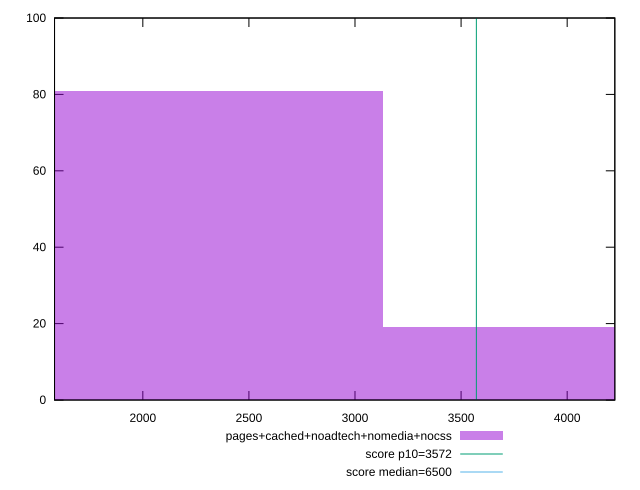

Generate this figure with gnuplot:
reset

$pagesCachedNoadtechNomediaNocss <<EOF
4173.726049838622 19
2086.863024919311 81
EOF

set key outside below
set boxwidth 2086.863024919311
set xrange [1583.8697000000002:4224.599]
set yrange [0:100]
set trange [0:100]
set style fill transparent solid 0.5 noborder

set parametric
set terminal svg size 640, 490 enhanced background rgb 'white'
set output "report_00026_2021-02-22T21:38:55.199Z/first-cpu-idle/comparison/histogram/4_vs_5.svg"

plot $pagesCachedNoadtechNomediaNocss title "pages+cached+noadtech+nomedia+nocss" with boxes, \
     3572,t title "score p10=3572", \
     6500,t title "score median=6500"

reset
